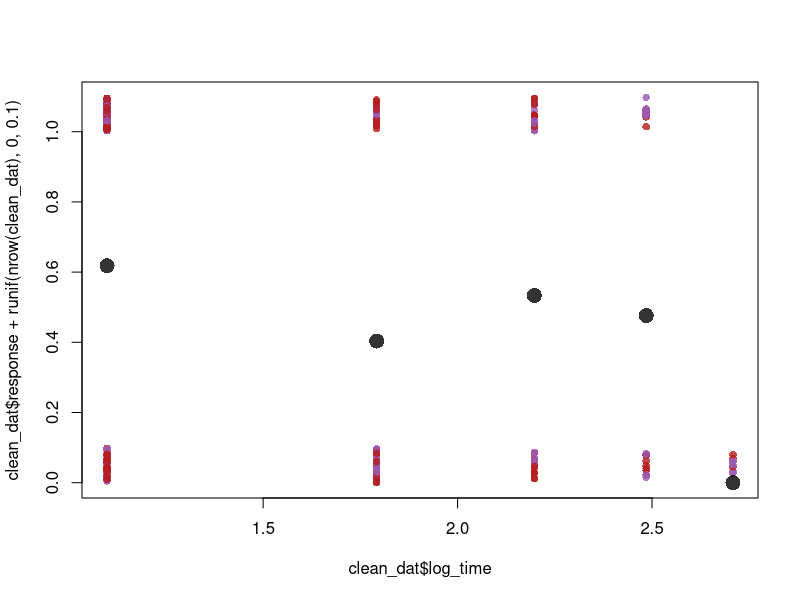

The R script that drew this image: (Note: this script raises an error after producing the figure.)
# >>>>>>>>>>>>>>>>>>>>>>>>>>>>>>>>>>>>>>>>>>>>>>>>>>>>>>>>>>>>>>>>>>>>>>>>>>>>>>>>>>>>>>>>>>>>>>>>>>>>>>>>>>>>
# Project: parrot repeat
# Date started: 02-05-2021
# Date last modified: 05-05-2021
# Author: Simeon Q. Smeele
# Description: Analysis of the delay data.
# source('delay.R', chdir = T)
# >>>>>>>>>>>>>>>>>>>>>>>>>>>>>>>>>>>>>>>>>>>>>>>>>>>>>>>>>>>>>>>>>>>>>>>>>>>>>>>>>>>>>>>>>>>>>>>>>>>>>>>>>>>>

# >>>>>>>>>>>>>>>>>>>>>>>>>>>>>>>>>>>>>>>>>>>>>>>>>>>>>>>>>>>>>>>>>>>>>>>>>>>>>>>>>>>>>>>>>>>>>>>>>>>>>>>>>>>>
# DATA ----
# >>>>>>>>>>>>>>>>>>>>>>>>>>>>>>>>>>>>>>>>>>>>>>>>>>>>>>>>>>>>>>>>>>>>>>>>>>>>>>>>>>>>>>>>>>>>>>>>>>>>>>>>>>>>

# Loading libraries
libraries = c('data.table', 'tidyverse', 'readxl', 'rethinking')
for(i in libraries){
  if(! i %in% installed.packages()) lapply(i, install.packages)
  lapply(libraries, require, character.only = TRUE)
}

# Clean R
rm(list = ls()) 
# dev.off()
# cat('\014')  

# Set working directory to mother-folder
# setwd(str_remove(dirname(rstudioapi::getActiveDocumentContext()$path), '/CODE'))

# Load functions
.functions = sapply(list.files('functions', pattern = '*.R', full.names = T), source)

# Load data
dat_orig = read.csv2('../DATA/Parrots_repeat.csv')
dat_orig$Animal = dat_orig$Animal %>% str_remove(' ')
delay = read.csv2('../DATA/Delay-responses.csv')

# Colours
colours_animals = c(MrHuang = '#B71C1C', Charlie = '#9B59B6', Gargamel = '#004D40', 
                    Nouba = '#FBC02D', Eva = '#303F9F')

# Translate id's
trans_id  = c(MrHuang = 1, Charlie = 2, Gargamel = 3)

# >>>>>>>>>>>>>>>>>>>>>>>>>>>>>>>>>>>>>>>>>>>>>>>>>>>>>>>>>>>>>>>>>>>>>>>>>>>>>>>>>>>>>>>>>>>>>>>>>>>>>>>>>>>>
# ANALYSIS: delay ----
# >>>>>>>>>>>>>>>>>>>>>>>>>>>>>>>>>>>>>>>>>>>>>>>>>>>>>>>>>>>>>>>>>>>>>>>>>>>>>>>>>>>>>>>>>>>>>>>>>>>>>>>>>>>>

# Clean data
trans_behaviour = 1:length(unique(delay$b1[delay$b1 != 'repeat']))
names(trans_behaviour) = unique(delay$b1[delay$b1 != 'repeat'])
delay_rep = delay[delay$b2 == 'repeat',]
clean_dat = data.frame(id = trans_id[delay_rep$Animal],
                       beh = trans_behaviour[delay_rep$b1],
                       response = ifelse(delay_rep$correct.or.not.2 == 'c', 1, 0),
                       log_time = log(delay_rep$delay))

# Make simple plot
plot(clean_dat$log_time, 
     clean_dat$response + runif(nrow(clean_dat), 0, 0.1), 
     col = alpha(colours_animals[trans_id[clean_dat$id]], 0.8), pch = 16)

# Include averages
times = unique(clean_dat$log_time)
perfs = sapply(times, function(x) 
  sum(clean_dat$response[clean_dat$log_time == x])/nrow(clean_dat[clean_dat$log_time == x,]))
points(times, perfs, pch = 16, col = alpha(1, 0.8), cex = 2)

m_delay = ulam(
  alist(
    response ~ dbinom(1, p),
    logit(p) <- a_bar + 
      z_id[id] * sigma_id + 
      z_beh[beh] * sigma_beh +
      b * log_time,
    a_bar ~  normal(-1, 1),
    z_id[id] ~ normal(0, 0.5),
    z_beh[beh] ~ normal(0, 0.5),
    b ~ normal(0, 0.5),
    sigma_id ~ dexp(1),
    sigma_beh ~ dexp(2),
    gq> vector[id]: a_ind <<- a_bar + z_id * sigma_id,
    gq> vector[beh]: a_beh <<- a_bar + z_beh * sigma_beh
  ), data = clean_dat, chains = 4, cores = 1, iter = 8000, warmup = 500)

precis(m_delay, depth = 2)

# Plot results
post = extract.samples(m_delay)
pred_perfs = sapply(times, function(time){
  sapply(1:length(post$a_bar), function(i) post$a_bar[i] + post$b[i] * time) %>% mean
})
lines(times, pred_perfs, lty = 2, lwd = 3, )


